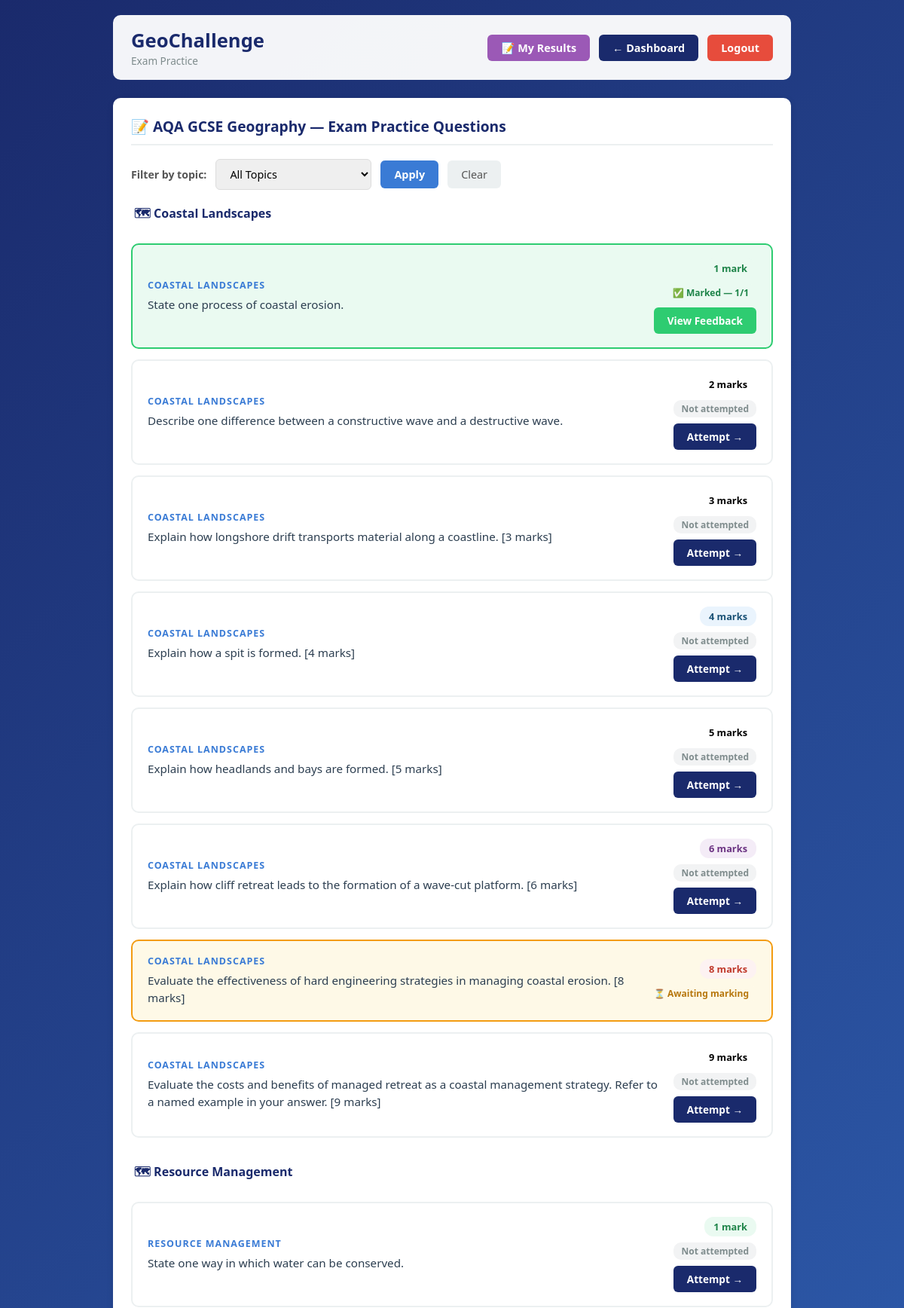
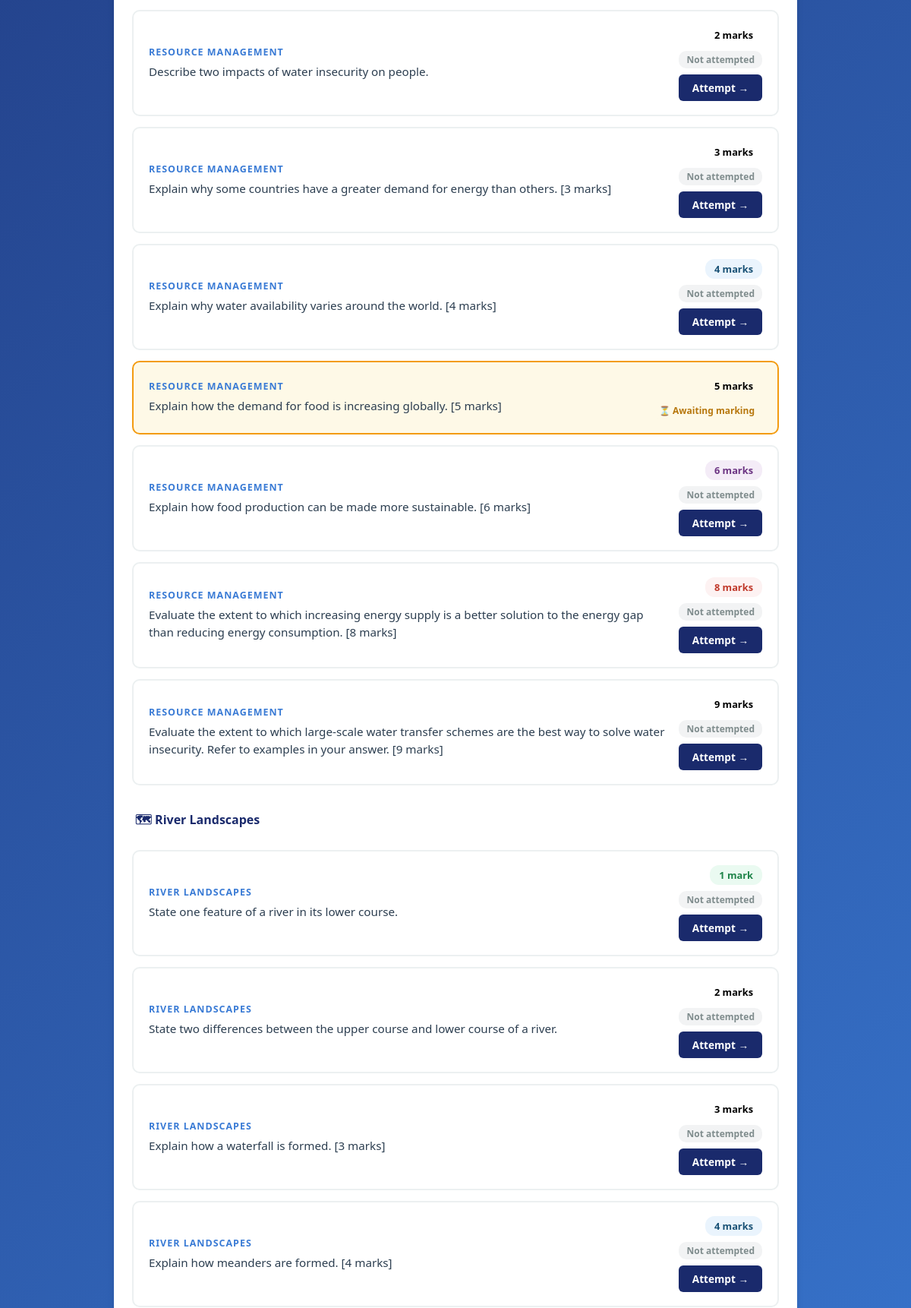
The page /exam-practice (signed in, upper part) on the database its author committed (2 pictures, top to bottom).
### tables this page shows
CREATE TABLE exam_questions (
        id           INTEGER PRIMARY KEY AUTOINCREMENT,
        topic        TEXT    NOT NULL,
        marks        INTEGER NOT NULL,
        question_text TEXT   NOT NULL,
        model_answer  TEXT   NOT NULL
    );

### app.py (the view)
@app.route("/exam-practice")
def exam_practice():
    if not login_required("student"):
        return redirect(url_for("student_login"))
    topic_filter = request.args.get("topic", "")
    conn   = get_connection()
    cursor = conn.cursor()
    query  = "SELECT * FROM exam_questions WHERE 1=1"
    params = []
    if topic_filter and topic_filter in TOPICS:
        query += " AND topic = ?"
        params.append(topic_filter)
    query += " ORDER BY topic, marks"
    cursor.execute(query, params)
    questions = [dict(row) for row in cursor.fetchall()]
    cursor.execute("""
        SELECT question_id, marked, marks_awarded
        FROM exam_responses WHERE student_id = ?
    """, (session["user_id"],))
    answered = {row["question_id"]: dict(row) for row in cursor.fetchall()}
    conn.close()
    return render_template(
        "exam-practice.html",
        questions=questions,
        topics=TOPICS,
        topic_filter=topic_filter,
        answered=answered
    )

### app.py (called while the page is built)
def get_connection():
    conn = sqlite3.connect("database.db")
    conn.row_factory = sqlite3.Row
    return conn

def login_required(role):
    return "user_id" in session and session.get("role") == role

### templates/exam-practice.html (shortened to what this page needs)
<!DOCTYPE html>
<html lang="en">
<head>
</head>
<body>
<div class="container">
    <header>
        <div>
            <h1>GeoChallenge</h1>
            <div style="font-size:0.85rem;color:#7f8c8d;">Exam Practice</div>
        </div>
        <div class="header-right">
            <a href="/my-responses" class="btn-back" style="background:#9b59b6;">📝 My Results</a>
            <a href="/student-dashboard" class="btn-back">← Dashboard</a>
            <a href="/logout" class="logout-btn">Logout</a>
        </div>
    </header>
    <div class="section-card">
        <div class="section-title">📝 AQA GCSE Geography — Exam Practice Questions</div>
        <form method="GET" action="/exam-practice">
            <div class="filter-row">
                <label style="font-size:0.88rem;font-weight:600;color:#555;">Filter by topic:</label>
                <select name="topic" class="filter-select">
                    <option value="">All Topics</option>
                </select>
                <button type="submit" class="btn-filter">Apply</button>
                <a href="/exam-practice" class="btn-clear">Clear</a>
            </div>
        </form>
        {% if questions %}
        <div class="question-list">
            {% set ns = namespace(current_topic='') %}
            {% for q in questions %}
                {% if q.topic != ns.current_topic %}
                    {% set ns.current_topic = q.topic %}
                    <div class="topic-header">🗺 {{ q.topic }}</div>
                {% endif %}
                {% set ans = answered.get(q.id) %}
                {% set is_answered = ans is not none %}
                {% set is_marked   = is_answered and ans.marked %}
                <div class="q-card {% if is_marked %}answered-marked{% elif is_answered %}answered-unmarked{% endif %}">
                    <div class="q-info">
                        <div class="q-topic">{{ q.topic }}</div>
                        <div class="q-text">{{ q.question_text }}</div>
                    </div>
                    <div class="q-meta">
                        <span class="mark-badge mark-{{ q.marks }}">{{ q.marks }} mark{% if q.marks != 1 %}s{% endif %}</span>
                        {% if is_marked %}
                            <span class="status-badge status-marked">✅ Marked — {{ ans.marks_awarded }}/{{ q.marks }}</span>
                            <a href="/my-responses" class="btn-view">View Feedback</a>
                        {% elif is_answered %}
                            <span class="status-badge status-pending">⏳ Awaiting marking</span>
                        {% else %}
                            <span class="status-badge status-new">Not attempted</span>
                            <a href="/exam-question/{{ q.id }}" class="btn-attempt">Attempt →</a>
                        {% endif %}
                    </div>
                </div>
            {% endfor %}
        </div>
        {% else %}
        <p class="no-questions">No exam questions found. Ask your teacher to add some.</p>
        {% endif %}
    </div>
</div>
</body>
</html>

### templates/exam-practice.html (style rules this page uses)
* { margin: 0; padding: 0; box-sizing: border-box; font-family: 'Segoe UI', Tahoma, Geneva, Verdana, sans-serif; }
body { background: linear-gradient(135deg, #1a2a6c, #3a7bd5); min-height: 100vh; padding: 20px; }
.container { max-width: 900px; margin: 0 auto; }
header { display: flex; justify-content: space-between; align-items: center; padding: 16px 24px; background: rgba(255,255,255,0.95); border-radius: 10px; margin-bottom: 24px; }
header h1 { font-size: 1.6rem; color: #1a2a6c; }
.header-right { display: flex; gap: 12px; }
.btn-back { padding: 8px 18px; background: #1a2a6c; color: white; border-radius: 6px; text-decoration: none; font-weight: 600; font-size: 0.9rem; }
.logout-btn { padding: 8px 18px; background: #e74c3c; color: white; border-radius: 6px; text-decoration: none; font-weight: 600; font-size: 0.9rem; }
.section-card { background: white; border-radius: 10px; padding: 24px; margin-bottom: 24px; box-shadow: 0 2px 8px rgba(0,0,0,0.1); }
.section-title { font-size: 1.2rem; font-weight: 700; color: #1a2a6c; margin-bottom: 18px; padding-bottom: 10px; border-bottom: 2px solid #ecf0f1; }
.filter-row { display: flex; gap: 12px; align-items: center; margin-bottom: 20px; flex-wrap: wrap; }
.filter-select { padding: 9px 14px; border: 1px solid #ddd; border-radius: 6px; font-size: 0.9rem; cursor: pointer; }
.btn-filter { padding: 9px 18px; background: #3a7bd5; color: white; border: none; border-radius: 6px; font-size: 0.9rem; font-weight: 600; cursor: pointer; }
.btn-clear { padding: 9px 18px; background: #ecf0f1; color: #555; border: none; border-radius: 6px; font-size: 0.9rem; text-decoration: none; display: inline-block; }
.question-list { display: flex; flex-direction: column; gap: 14px; }
.q-card { border: 2px solid #ecf0f1; border-radius: 10px; padding: 18px 20px; display: flex; justify-content: space-between; align-items: center; gap: 16px; transition: border-color 0.2s; }
.q-card.answered-unmarked { border-color: #f39c12; background: #fef9e7; }
.q-card.answered-marked { border-color: #2ecc71; background: #eafaf1; }
.q-info { flex: 1; }
.q-topic { font-size: 0.78rem; font-weight: 700; color: #3a7bd5; text-transform: uppercase; letter-spacing: 1px; margin-bottom: 6px; }
.q-text { font-size: 0.95rem; color: #2c3e50; font-weight: 500; line-height: 1.5; }
.q-meta { display: flex; flex-direction: column; align-items: flex-end; gap: 8px; flex-shrink: 0; }
.mark-badge { display: inline-block; padding: 4px 12px; border-radius: 12px; font-size: 0.8rem; font-weight: 700; }
.mark-1 { background: #eafaf1; color: #1e8449; }
.mark-4 { background: #eaf4fd; color: #1a5276; }
.mark-6 { background: #f4ecf7; color: #6c3483; }
.mark-8 { background: #fdf2f2; color: #c0392b; }
.status-badge { display: inline-block; padding: 3px 10px; border-radius: 10px; font-size: 0.75rem; font-weight: 700; }
.status-new { background: #f2f3f4; color: #7f8c8d; }
.status-pending { background: #fef9e7; color: #b7770d; }
.status-marked { background: #eafaf1; color: #1e8449; }
.btn-attempt { padding: 8px 18px; background: #1a2a6c; color: white; border-radius: 6px; text-decoration: none; font-size: 0.85rem; font-weight: 600; white-space: nowrap; }
.btn-view { padding: 8px 18px; background: #2ecc71; color: white; border-radius: 6px; text-decoration: none; font-size: 0.85rem; font-weight: 600; }
.topic-header { font-size: 1rem; font-weight: 700; color: #1a2a6c; margin: 20px 0 10px; padding-left: 4px; }
.topic-header:first-child { margin-top: 0; }

### rows shown on the page
exam_questions: topic "Coastal Landscapes", topic "COASTAL LANDSCAPES", question_text "State one process of coastal erosion.", marks "1", marks_awarded "1"
exam_questions: topic "COASTAL LANDSCAPES", question_text "Describe one difference between a constructive wave and a destructive wave.", marks "2"
exam_questions: topic "COASTAL LANDSCAPES", question_text "Explain how longshore drift transports material along a coastline. [3 marks]", marks "3"
exam_questions: topic "COASTAL LANDSCAPES", question_text "Explain how a spit is formed. [4 marks]", marks "4"
exam_questions: topic "COASTAL LANDSCAPES", question_text "Explain how headlands and bays are formed. [5 marks]", marks "5"
exam_questions: topic "COASTAL LANDSCAPES", question_text "Explain how cliff retreat leads to the formation of a wave-cut platform. [6 marks]", marks "6"
exam_questions: topic "COASTAL LANDSCAPES", question_text "Evaluate the effectiveness of hard engineering strategies in managing coastal erosion. [8 marks]", marks "8", shows "⏳ Awaiting marking"
exam_questions: topic "COASTAL LANDSCAPES", question_text "Evaluate the costs and benefits of managed retreat as a coastal management strategy. Refer to a named example in your answer. [9 marks]", marks "9"
exam_questions: topic "Resource Management", topic "RESOURCE MANAGEMENT", question_text "State one way in which water can be conserved.", marks "1"
exam_questions: topic "RESOURCE MANAGEMENT", question_text "Describe two impacts of water insecurity on people.", marks "2"
exam_questions: topic "RESOURCE MANAGEMENT", question_text "Explain why some countries have a greater demand for energy than others. [3 marks]", marks "3"
exam_questions: topic "RESOURCE MANAGEMENT", question_text "Explain why water availability varies around the world. [4 marks]", marks "4"
exam_questions: topic "RESOURCE MANAGEMENT", question_text "Explain how the demand for food is increasing globally. [5 marks]", marks "5", shows "⏳ Awaiting marking"
exam_questions: topic "RESOURCE MANAGEMENT", question_text "Explain how food production can be made more sustainable. [6 marks]", marks "6"
exam_questions: topic "RESOURCE MANAGEMENT", question_text "Evaluate the extent to which increasing energy supply is a better solution to the energy gap than reducing energy consumption. [8 marks]", marks "8"
exam_questions: topic "RESOURCE MANAGEMENT", question_text "Evaluate the extent to which large-scale water transfer schemes are the best way to solve water insecurity. Refer to examples in your answer. [9 marks]", marks "9"
exam_questions: topic "River Landscapes", topic "RIVER LANDSCAPES", question_text "State one feature of a river in its lower course.", marks "1"
exam_questions: topic "RIVER LANDSCAPES", question_text "State two differences between the upper course and lower course of a river.", marks "2"
exam_questions: topic "RIVER LANDSCAPES", question_text "Explain how a waterfall is formed. [3 marks]", marks "3"
exam_questions: topic "RIVER LANDSCAPES", question_text "Explain how meanders are formed. [4 marks]", marks "4"
